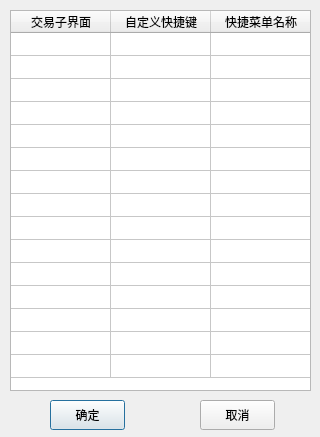
<?xml version="1.0" encoding="UTF-8"?>
<ui version="4.0">
 <class>Dialog</class>
 <widget class="QDialog" name="Dialog">
  <property name="geometry">
   <rect>
    <x>0</x>
    <y>0</y>
    <width>320</width>
    <height>437</height>
   </rect>
  </property>
  <property name="windowTitle">
   <string>自定义快捷键</string>
  </property>
  <widget class="QTableWidget" name="tableWidget">
   <property name="geometry">
    <rect>
     <x>10</x>
     <y>10</y>
     <width>301</width>
     <height>381</height>
    </rect>
   </property>
   <property name="verticalScrollBarPolicy">
    <enum>Qt::ScrollBarAlwaysOff</enum>
   </property>
   <property name="horizontalScrollBarPolicy">
    <enum>Qt::ScrollBarAlwaysOff</enum>
   </property>
   <attribute name="horizontalHeaderCascadingSectionResizes">
    <bool>false</bool>
   </attribute>
   <attribute name="horizontalHeaderDefaultSectionSize">
    <number>100</number>
   </attribute>
   <attribute name="verticalHeaderVisible">
    <bool>false</bool>
   </attribute>
   <attribute name="verticalHeaderDefaultSectionSize">
    <number>23</number>
   </attribute>
   <attribute name="verticalHeaderMinimumSectionSize">
    <number>15</number>
   </attribute>
   <row>
    <property name="text">
     <string>1</string>
    </property>
   </row>
   <row>
    <property name="text">
     <string>2</string>
    </property>
   </row>
   <row>
    <property name="text">
     <string>3</string>
    </property>
   </row>
   <row>
    <property name="text">
     <string>4</string>
    </property>
   </row>
   <row>
    <property name="text">
     <string>5</string>
    </property>
   </row>
   <row>
    <property name="text">
     <string>6</string>
    </property>
   </row>
   <row>
    <property name="text">
     <string>7</string>
    </property>
   </row>
   <row>
    <property name="text">
     <string>8</string>
    </property>
   </row>
   <row>
    <property name="text">
     <string>9</string>
    </property>
   </row>
   <row>
    <property name="text">
     <string>10</string>
    </property>
   </row>
   <row>
    <property name="text">
     <string>11</string>
    </property>
   </row>
   <row>
    <property name="text">
     <string>12</string>
    </property>
   </row>
   <row>
    <property name="text">
     <string>13</string>
    </property>
   </row>
   <row>
    <property name="text">
     <string>14</string>
    </property>
   </row>
   <row>
    <property name="text">
     <string>15</string>
    </property>
   </row>
   <column>
    <property name="text">
     <string>交易子界面</string>
    </property>
   </column>
   <column>
    <property name="text">
     <string>自定义快捷键</string>
    </property>
   </column>
   <column>
    <property name="text">
     <string>快捷菜单名称</string>
    </property>
   </column>
   <item row="0" column="0">
    <property name="text">
     <string/>
    </property>
   </item>
   <item row="1" column="1">
    <property name="text">
     <string/>
    </property>
   </item>
  </widget>
  <widget class="QPushButton" name="pb_accept">
   <property name="geometry">
    <rect>
     <x>50</x>
     <y>400</y>
     <width>75</width>
     <height>30</height>
    </rect>
   </property>
   <property name="text">
    <string>确定</string>
   </property>
  </widget>
  <widget class="QPushButton" name="pb_cancel">
   <property name="geometry">
    <rect>
     <x>200</x>
     <y>400</y>
     <width>75</width>
     <height>30</height>
    </rect>
   </property>
   <property name="text">
    <string>取消</string>
   </property>
  </widget>
 </widget>
 <resources/>
 <connections/>
</ui>
